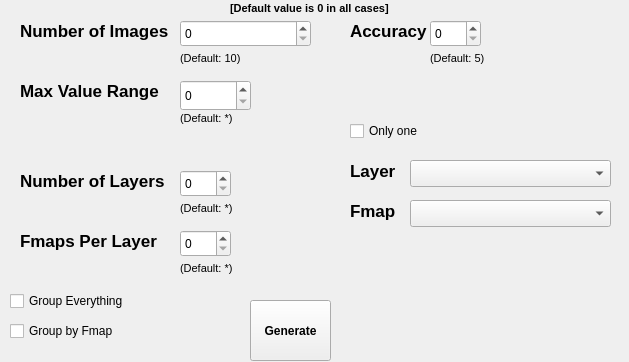
<?xml version="1.0" encoding="UTF-8"?>
<ui version="4.0">
 <class>GeneralStatisticControlPanel</class>
 <widget class="QMainWindow" name="GeneralStatisticControlPanel">
  <property name="geometry">
   <rect>
    <x>0</x>
    <y>0</y>
    <width>629</width>
    <height>362</height>
   </rect>
  </property>
  <property name="minimumSize">
   <size>
    <width>629</width>
    <height>362</height>
   </size>
  </property>
  <property name="maximumSize">
   <size>
    <width>629</width>
    <height>362</height>
   </size>
  </property>
  <property name="baseSize">
   <size>
    <width>629</width>
    <height>362</height>
   </size>
  </property>
  <property name="windowTitle">
   <string>GeneralStatisticControlPanel</string>
  </property>
  <widget class="QWidget" name="centralwidget">
   <widget class="QLabel" name="NumberOfImagesLabel">
    <property name="geometry">
     <rect>
      <x>20</x>
      <y>20</y>
      <width>151</width>
      <height>21</height>
     </rect>
    </property>
    <property name="font">
     <font>
      <pointsize>13</pointsize>
      <weight>75</weight>
      <bold>true</bold>
     </font>
    </property>
    <property name="text">
     <string>Number of Images</string>
    </property>
   </widget>
   <widget class="QSpinBox" name="NumberOfImagesCB">
    <property name="geometry">
     <rect>
      <x>180</x>
      <y>20</y>
      <width>131</width>
      <height>27</height>
     </rect>
    </property>
   </widget>
   <widget class="QSpinBox" name="AccuracyCB">
    <property name="geometry">
     <rect>
      <x>430</x>
      <y>20</y>
      <width>51</width>
      <height>27</height>
     </rect>
    </property>
   </widget>
   <widget class="QLabel" name="AccuracyLabel">
    <property name="geometry">
     <rect>
      <x>350</x>
      <y>20</y>
      <width>81</width>
      <height>21</height>
     </rect>
    </property>
    <property name="font">
     <font>
      <pointsize>13</pointsize>
      <weight>75</weight>
      <bold>true</bold>
     </font>
    </property>
    <property name="text">
     <string>Accuracy</string>
    </property>
   </widget>
   <widget class="QSpinBox" name="NumberOfLayersCB">
    <property name="geometry">
     <rect>
      <x>180</x>
      <y>170</y>
      <width>51</width>
      <height>27</height>
     </rect>
    </property>
   </widget>
   <widget class="QLabel" name="NumberOfLayersLabel">
    <property name="geometry">
     <rect>
      <x>20</x>
      <y>170</y>
      <width>151</width>
      <height>21</height>
     </rect>
    </property>
    <property name="font">
     <font>
      <pointsize>13</pointsize>
      <weight>75</weight>
      <bold>true</bold>
     </font>
    </property>
    <property name="text">
     <string>Number of Layers</string>
    </property>
   </widget>
   <widget class="QLabel" name="FmapsPerLayerLabel">
    <property name="geometry">
     <rect>
      <x>20</x>
      <y>230</y>
      <width>141</width>
      <height>21</height>
     </rect>
    </property>
    <property name="font">
     <font>
      <pointsize>13</pointsize>
      <weight>75</weight>
      <bold>true</bold>
     </font>
    </property>
    <property name="text">
     <string>Fmaps Per Layer</string>
    </property>
   </widget>
   <widget class="QSpinBox" name="FmapsPerLayerCB">
    <property name="geometry">
     <rect>
      <x>180</x>
      <y>230</y>
      <width>51</width>
      <height>27</height>
     </rect>
    </property>
   </widget>
   <widget class="QLabel" name="label_5">
    <property name="geometry">
     <rect>
      <x>180</x>
      <y>50</y>
      <width>91</width>
      <height>17</height>
     </rect>
    </property>
    <property name="font">
     <font>
      <pointsize>8</pointsize>
     </font>
    </property>
    <property name="text">
     <string>(Default: 10)</string>
    </property>
   </widget>
   <widget class="QLabel" name="label_6">
    <property name="geometry">
     <rect>
      <x>430</x>
      <y>50</y>
      <width>91</width>
      <height>17</height>
     </rect>
    </property>
    <property name="font">
     <font>
      <pointsize>8</pointsize>
     </font>
    </property>
    <property name="text">
     <string>(Default: 5)</string>
    </property>
   </widget>
   <widget class="QLabel" name="label_7">
    <property name="geometry">
     <rect>
      <x>180</x>
      <y>200</y>
      <width>91</width>
      <height>17</height>
     </rect>
    </property>
    <property name="font">
     <font>
      <pointsize>8</pointsize>
     </font>
    </property>
    <property name="text">
     <string>(Default: *)</string>
    </property>
   </widget>
   <widget class="QLabel" name="label_8">
    <property name="geometry">
     <rect>
      <x>180</x>
      <y>260</y>
      <width>91</width>
      <height>17</height>
     </rect>
    </property>
    <property name="font">
     <font>
      <pointsize>8</pointsize>
     </font>
    </property>
    <property name="text">
     <string>(Default: *)</string>
    </property>
   </widget>
   <widget class="QLabel" name="InformationLabel">
    <property name="geometry">
     <rect>
      <x>230</x>
      <y>0</y>
      <width>221</width>
      <height>17</height>
     </rect>
    </property>
    <property name="font">
     <font>
      <pointsize>8</pointsize>
      <weight>75</weight>
      <bold>true</bold>
     </font>
    </property>
    <property name="text">
     <string>[Default value is 0 in all cases]</string>
    </property>
   </widget>
   <widget class="QCheckBox" name="OnlyOneCheck">
    <property name="geometry">
     <rect>
      <x>350</x>
      <y>120</y>
      <width>99</width>
      <height>22</height>
     </rect>
    </property>
    <property name="text">
     <string>Only one</string>
    </property>
   </widget>
   <widget class="QComboBox" name="LayerCB">
    <property name="geometry">
     <rect>
      <x>410</x>
      <y>160</y>
      <width>201</width>
      <height>27</height>
     </rect>
    </property>
   </widget>
   <widget class="QLabel" name="LayerLabel">
    <property name="geometry">
     <rect>
      <x>350</x>
      <y>160</y>
      <width>51</width>
      <height>21</height>
     </rect>
    </property>
    <property name="font">
     <font>
      <pointsize>13</pointsize>
      <weight>75</weight>
      <bold>true</bold>
     </font>
    </property>
    <property name="text">
     <string>Layer</string>
    </property>
   </widget>
   <widget class="QComboBox" name="FmapCB">
    <property name="geometry">
     <rect>
      <x>410</x>
      <y>200</y>
      <width>201</width>
      <height>27</height>
     </rect>
    </property>
   </widget>
   <widget class="QLabel" name="FmapLabel">
    <property name="geometry">
     <rect>
      <x>350</x>
      <y>200</y>
      <width>51</width>
      <height>21</height>
     </rect>
    </property>
    <property name="font">
     <font>
      <pointsize>13</pointsize>
      <weight>75</weight>
      <bold>true</bold>
     </font>
    </property>
    <property name="text">
     <string>Fmap</string>
    </property>
   </widget>
   <widget class="QPushButton" name="GenerateButton">
    <property name="geometry">
     <rect>
      <x>250</x>
      <y>300</y>
      <width>81</width>
      <height>61</height>
     </rect>
    </property>
    <property name="font">
     <font>
      <weight>75</weight>
      <bold>true</bold>
     </font>
    </property>
    <property name="text">
     <string>Generate</string>
    </property>
   </widget>
   <widget class="QCheckBox" name="GroupEverything">
    <property name="geometry">
     <rect>
      <x>10</x>
      <y>290</y>
      <width>171</width>
      <height>22</height>
     </rect>
    </property>
    <property name="text">
     <string>Group Everything</string>
    </property>
   </widget>
   <widget class="QCheckBox" name="GroupByFmap">
    <property name="geometry">
     <rect>
      <x>10</x>
      <y>320</y>
      <width>131</width>
      <height>22</height>
     </rect>
    </property>
    <property name="text">
     <string>Group by Fmap</string>
    </property>
   </widget>
   <widget class="QLabel" name="MaxValueRangeLabel">
    <property name="geometry">
     <rect>
      <x>20</x>
      <y>80</y>
      <width>141</width>
      <height>21</height>
     </rect>
    </property>
    <property name="font">
     <font>
      <pointsize>13</pointsize>
      <weight>75</weight>
      <bold>true</bold>
     </font>
    </property>
    <property name="text">
     <string>Max Value Range</string>
    </property>
   </widget>
   <widget class="QSpinBox" name="MaxValueRangeCB">
    <property name="geometry">
     <rect>
      <x>180</x>
      <y>80</y>
      <width>71</width>
      <height>31</height>
     </rect>
    </property>
    <property name="maximum">
     <number>10000</number>
    </property>
   </widget>
   <widget class="QLabel" name="label_9">
    <property name="geometry">
     <rect>
      <x>180</x>
      <y>110</y>
      <width>91</width>
      <height>17</height>
     </rect>
    </property>
    <property name="font">
     <font>
      <pointsize>8</pointsize>
     </font>
    </property>
    <property name="text">
     <string>(Default: *)</string>
    </property>
   </widget>
  </widget>
 </widget>
 <resources/>
 <connections/>
</ui>
